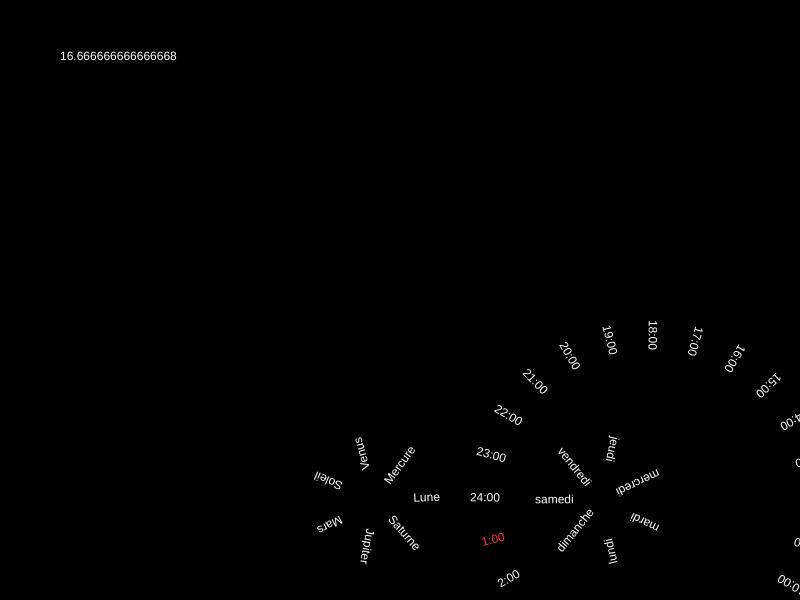
Frame 1 (no input)
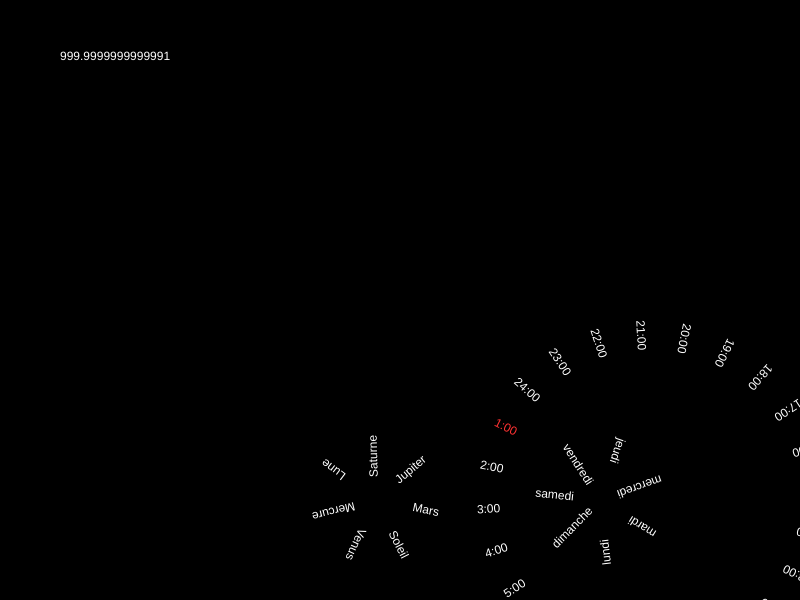
Frame 60 (no input)
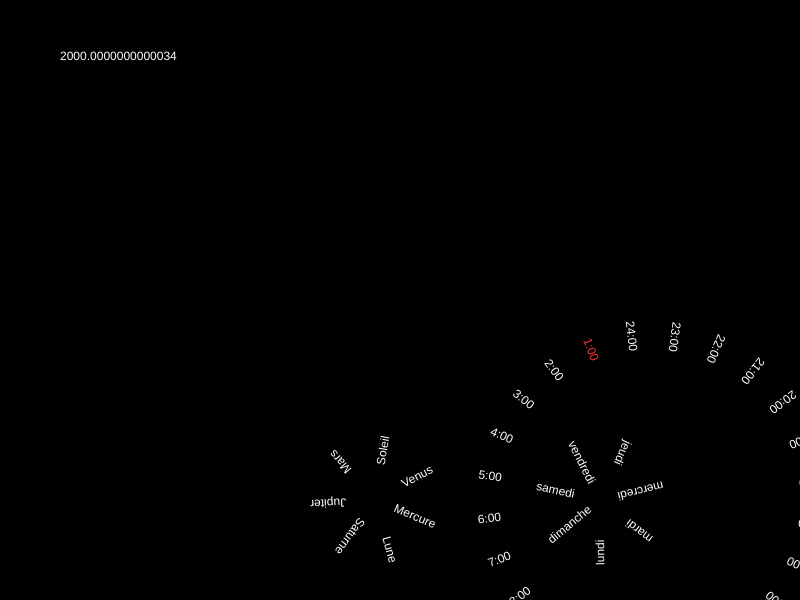
Frame 120 (the mouse pressed at the canvas centre since frame 60)

The p5.js sketch that drew these frames (run headless with seeded random() and noise() and a simulated clock; from frame 60 on, the mouse is pressed at the canvas centre):

// p5.js sketch
// ── sketch.js
function setup() {
	createCanvas(displayWidth, displayHeight);
	angleMode(DEGREES);

}

var planets = ["Saturne", "Jupiter", "Mars", "Soleil", "Venus", "Mercure", "Lune"];
var days = ["dimanche", "lundi", "mardi", "mercredi", "jeudi", "vendredi", "samedi"];
var dayHours = 24 ;
var weekHours = 7 * dayHours ;
var marginTop = 40 ;

var dayDialStep = 360/7 ;

function draw() {
	background(0);
	fill(255);

	var tU = millis();
	textSize(12);
	text(tU, 60, 60);
	
	push();
	translate(650, 500);
	rotate(tU/24);
	for (var i = 0; i < dayHours; i++ ) {
		if( i == 0 ){ fill(255,50,50) } else { fill(255) };
		var textX = marginTop + (12 * i );
		var hour = 1 + (1*i);
		var planet = planets[i %7];
		textAlign(RIGHT);

		rotate( -360/dayHours );
		text(hour +":00 ", -250, -6,100,100);
	}
	pop();
	
		
	push();
	translate(375, 500);
	rotate( -tU / 7 );
	
	for (var i = 0; i < 7; i++ ) {
// 		rect(0,0,100,300);
		fill(255);
		var textX = marginTop + (12 * i );
		var hour = 1 + (1*i);
		var planet = planets[i %7];
		textAlign(RIGHT);

		rotate( 360/7 );
		text( planet,0,-6,65,16);

	}
	pop();
	

	push();
	translate(600, 500);
	var revolution = tU / 8640 ;
	var revU = floor(revolution);
	rotate( (tU/7 ) / 24 );
	for (var i = 0; i < 7; i++ ) {
		var day = days[i %7];
		textAlign(LEFT);

		rotate(-dayDialStep);
		text(day, -65, -6, 65, 16);
	}
	pop();
}
